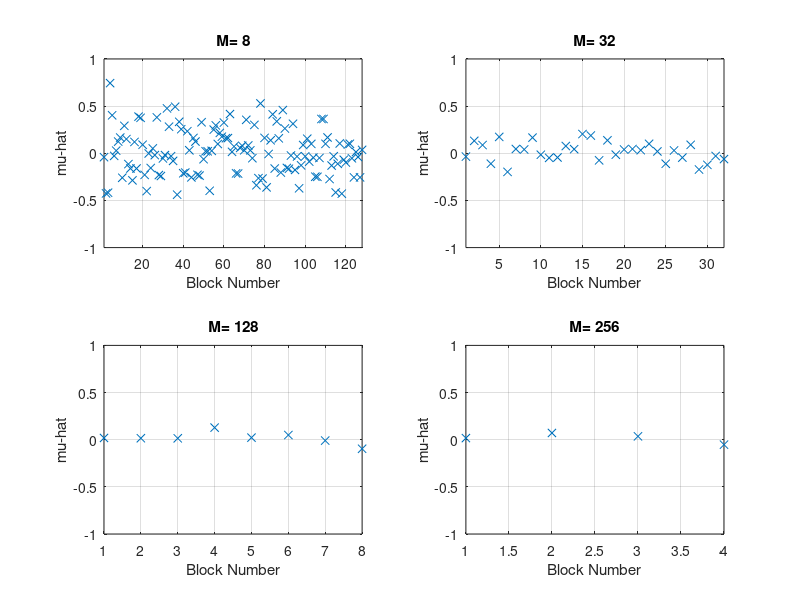

The MATLAB source for this figure: (Note: this script raises an error after producing the figure.)
% EE252, Adaptive DSP
% student: An Vo
% 1- Estimation of Signal Mean
% ------------------------------------

clear, close all
N=1024; % N = size of all available data (2^10)
sigma=0.64;
%Noise = std*randn(size) + meanValue; 
x=sigma*randn(size([1:N])); % x is WGN of zero-mean and std=sigma=0.64.
Table=[]; % estimate of stdev & true stdev are saved in Table

% Compare the estimated mean in terms of different block sizes.
loop=0;
for M=[8 32 128 256]; % M= Number of data points per block
    loop=loop+1;
    L=N/M; % L= Number of data blocks
    for k=1:L
        mu(k)=sum( x( 1+(k-1)*M : k*M) )/M; % mu of each block
    end
    
    % estimate of stdev & true stdev for each block size. The bigger block
    % size, the smaller standard deviation. true stdev= sqrt(sigma^2/M)??
    Table=[Table; std(mu) sqrt(sigma^2/M)] 
    
    subplot(2,2,loop), plot([1:L],mu,'x'),grid % plot the results
    axis([1 L -1 1]);
    xlabel('Block Number'), ylabel('mu-hat'),
    title(sprintf('M= %d',M))
    mu=[];
end
%title for the group of subplots
sgtitle('Estimated signal mean in different block sizes') 